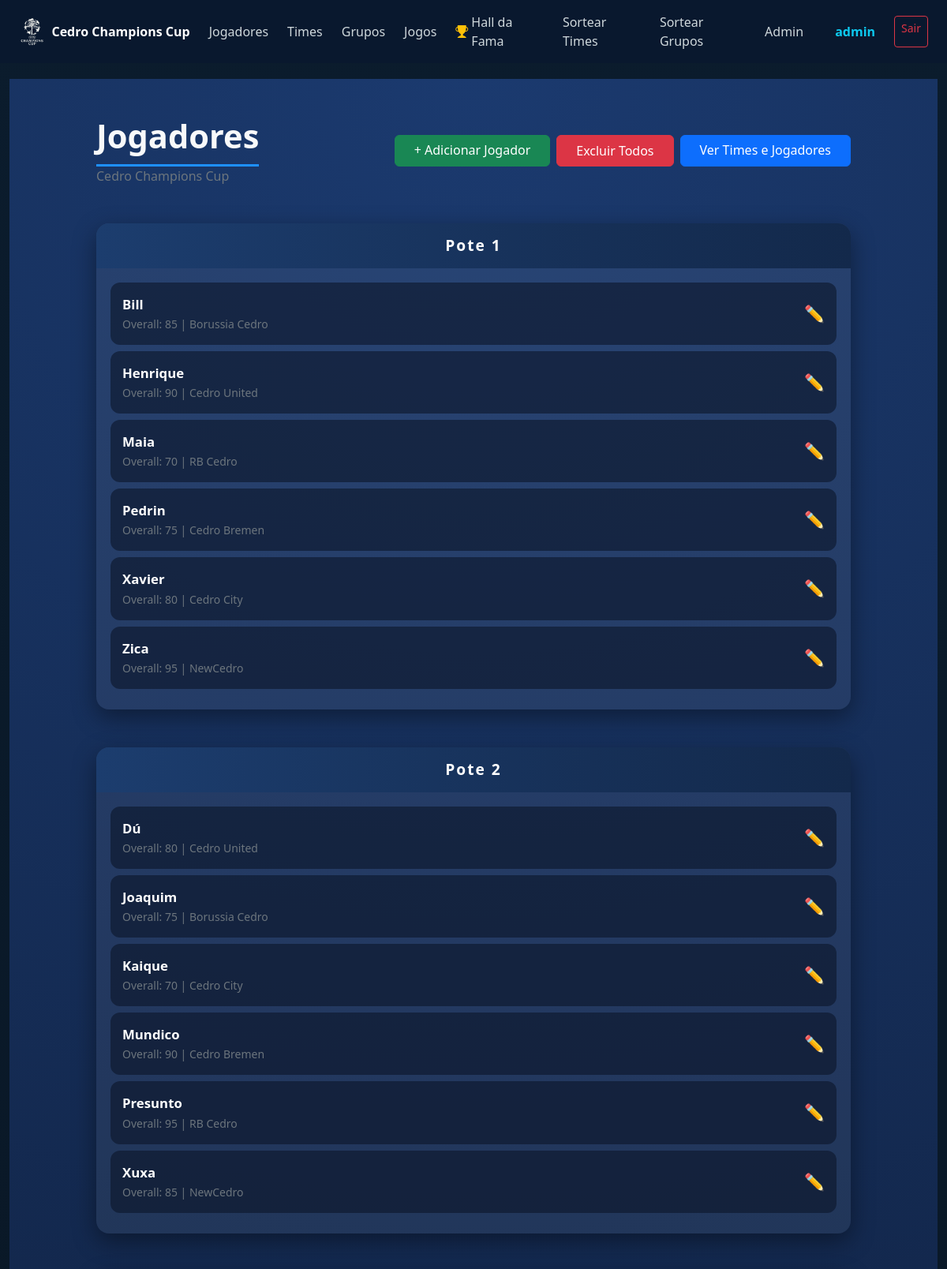
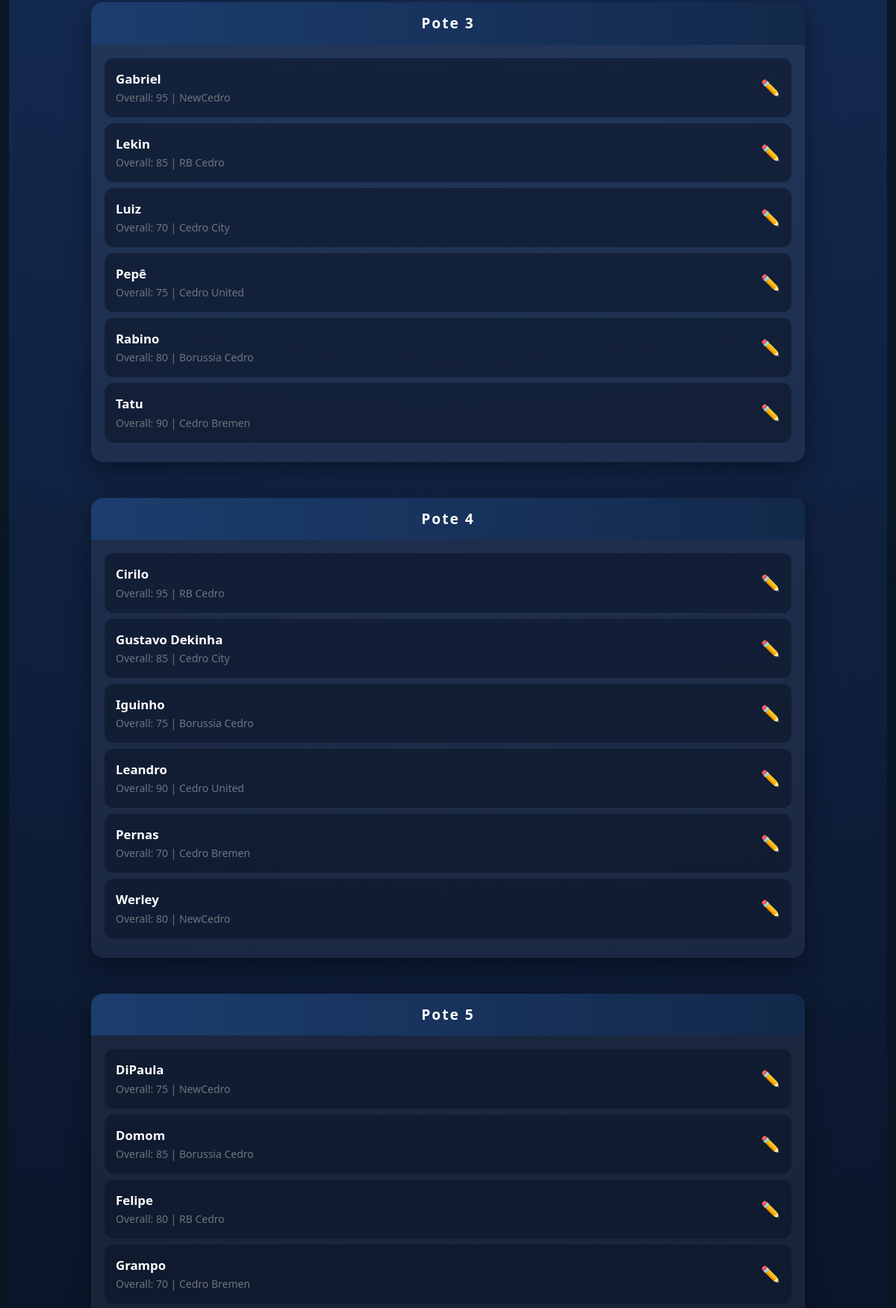
The page /jogadores/ (signed in, upper part) on the database its author committed (2 pictures, top to bottom).
### SortApp/models.py (models this page shows, shortened)
class Jogador(models.Model):
    nome = models.CharField(max_length=100)
    classificacao = models.PositiveIntegerField()
    overall = models.PositiveIntegerField()
    time = models.ForeignKey(Time, on_delete=models.SET_NULL,related_name='jogadores', null=True, blank=True)

class Time(models.Model):
    nome = models.CharField(max_length=100, unique=True)
    escudo = models.ImageField(upload_to='escudos/')
    grupo = models.CharField(max_length=10, null=True)

### SortApp/views.py (the view)
# urls.py: path('jogadores/', views.listar_jogadores, name='listar_jogadores'),
@login_required
def listar_jogadores(request):
    jogadores = (
        Jogador.objects
        .select_related('time')
        .order_by('classificacao', 'nome')
    )
    return render(request, 'listar_jogadores.html', {
        'jogadores': jogadores
    })

### SortApp/templates/listar_jogadores.html (shortened to what this page needs)
{% extends 'base.html' %}
{% load static %}
{% block content %}
<div class="container-fluid py-5 champions-bg">
    <div class="row justify-content-center mb-5">
        <div class="col-lg-10 d-flex flex-wrap justify-content-between align-items-center gap-3">
            <div>
                <h1 class="fw-bold text-light champions-title mb-0">
                    Jogadores
                </h1>
                <p class="text-secondary mb-0">Cedro Champions Cup</p>
            </div>
            <div class="d-flex gap-2 flex-wrap">
                {% if user.is_authenticated %}
                    <a href="{% url 'cadastrar_jogador' %}" class="btn btn-success px-4">
                        + Adicionar Jogador
                    </a>
                    <form method="post" action="{% url 'excluir_todos_jogadores' %}"
                        onsubmit="return confirm('Tem certeza que deseja excluir TODOS os jogadores?');">
                        <button type="submit" class="btn btn-danger px-4">
                            Excluir Todos
                        </button>
                    </form>
                {% endif %}
                <a href="{% url 'listar_times_completos' %}" class="btn btn-primary px-4">
                    Ver Times e Jogadores
                </a>
            </div>
        </div>
    </div>
    {% if jogadores %}
        {% regroup jogadores by classificacao as potes %}
        {% for pote in potes %}
        <div class="row justify-content-center mb-5">
            <div class="col-lg-10">
                <div class="champions-card h-100">
                    <div class="champions-card-header">
                        Pote {{ pote.grouper }}
                    </div>
                    <div class="champions-card-body">
                        {% for j in pote.list %}
                        <div class="player-row d-flex justify-content-between align-items-center">
                            <div>
                                <strong class="player-name">{{ j.nome }}</strong><br>
                                <small class="text-secondary">
                                    Overall: {{ j.overall }} |
                                    {% if j.time %}
                                        {{ j.time.nome }}
                                    {% else %}
                                        Sem time
                                    {% endif %}
                                </small>
                            </div>
                            {% if user.is_authenticated %}
                                <a href="{% url 'editar_jogador' j.id %}" class="edit-icon">
                                    ✏️
                                </a>
                            {% endif %}
                        </div>
                        {% endfor %}
                    </div>
                </div>
            </div>
        </div>
        {% endfor %}
    {% else %}
        <div class="alert alert-warning text-center col-lg-6 mx-auto">
            Não há jogadores cadastrados.
        </div>
    {% endif %}
</div>
{% endblock %}

### SortApp/templates/base.html (shortened to what this page needs)
{% load static %}
<!DOCTYPE html>
<html lang="pt-br">
<head>
    <link href="https://cdn.jsdelivr.net/npm/bootstrap@5.3.2/dist/css/bootstrap.min.css" rel="stylesheet">
    <link href="https://cdn.jsdelivr.net/npm/bootstrap-icons/font/bootstrap-icons.css" rel="stylesheet">
</head>
<body>
{% if request.resolver_match.url_name != 'login' %}
<nav id="navbar" class="navbar navbar-expand-lg navbar-dark fixed-top navbar-champions">
    <div class="container-fluid px-4">
        <a class="navbar-brand d-flex align-items-center gap-2" href="{% url 'dashboard' %}">
            <img src="{% static 'logoCCC.png' %}" height="36">
            <strong>Cedro Champions Cup</strong>
        </a>
        <div class="collapse navbar-collapse" id="menu">
            <ul class="navbar-nav ms-auto align-items-center gap-2">
                {% if user.is_authenticated %}
                <li class="nav-item">
                    <a class="nav-link" href="{% url 'listar_jogadores' %}">Jogadores</a>
                </li>
                {% endif %}
                <li class="nav-item">
                    <a class="nav-link" href="{% url 'listar_times' %}">Times</a>
                </li>
                <li class="nav-item">
                    <a class="nav-link" href="{% url 'listar_grupos' %}">Grupos</a>
                </li>
                <li class="nav-item">
                    <a class="nav-link" href="{% url 'listar_jogos' %}">Jogos</a>
                </li>
                <li class="nav-item">
                    <a class="nav-link" href="{% url 'hall_da_fama' %}">
                        <i class="bi bi-trophy-fill text-warning me-1"></i>
                        Hall da Fama
                    </a>
                </li>
                {% if user.is_authenticated %}
                <li class="nav-item">
                    <a class="nav-link" href="{% url 'sortear_times' %}">Sortear Times</a>
                </li>
                <li class="nav-item">
                    <a class="nav-link" href="{% url 'sortear_grupos' %}">Sortear Grupos</a>
                </li>
                {% endif %}
                {% if user.is_staff %}
                <li class="nav-item">
                    <a class="nav-link" href="/admin/">Admin</a>
                </li>
                {% endif %}
                {% if user.is_authenticated %}
                <li class="nav-item ms-3">
                    <span class="nav-link text-info fw-bold">
                        {{ user.username }}
                    </span>
                </li>
                <li class="nav-item">
                    <a class="btn btn-outline-danger btn-sm ms-2" href="{% url 'logout' %}">
                        Sair
                    </a>
                </li>
                {% else %}
                <li class="nav-item">
                    <a class="btn btn-outline-light btn-sm ms-2" href="{% url 'login' %}">
                        Entrar
                    </a>
                </li>
                {% endif %}
            </ul>
        </div>
    </div>
</nav>
{% endif %}
<main class="container-fluid {% if request.resolver_match.url_name == 'login' %}no-navbar{% endif %}">
    {% block content %}{% endblock %}
</main>
</body>
</html>

### SortApp/templates/base.html (style rules this page uses)
html, body { height: 100%; }
body { display: flex; flex-direction: column; min-height: 100vh; margin: 0; background: linear-gradient(180deg, #0b1c2d, #07111c); color: #ffffff; }
main { flex: 1; padding-top: 100px; }
.navbar-champions { background: rgba(10, 25, 47, 0.95); backdrop-filter: blur(6px); transition: top 0.3s ease-in-out; z-index: 1000; }
.navbar .nav-link { color: #cfd8dc; font-weight: 500; }
.navbar-brand { display: flex; align-items: center; font-size: 1rem; }
.navbar-brand img { height: 36px; width: auto; max-width: 180px; object-fit: contain; flex-shrink: 0; }
.navbar-champions .navbar-nav { align-items: center; }
.navbar-champions .nav-link { display: flex; align-items: center; }
* { box-sizing: border-box; }
html { width: 100%; overflow-x: clip; }
body { width: 100%; overflow-x: clip; }
img { max-width: 100%; height: auto; }
.btn { min-height: 40px; }

### SortApp/templates/listar_jogadores.html (style rules this page uses)
.champions-bg { min-height: 100vh; background: radial-gradient(circle at top, #1b3a6f, #0a1428 70%); }
.champions-title { font-size: 2.6rem; border-bottom: 3px solid #1e90ff; display: inline-block; padding-bottom: 10px; }
.champions-card { background: rgba(255, 255, 255, 0.06); border-radius: 16px; box-shadow: 0 10px 30px rgba(0,0,0,0.4); overflow: hidden; transition: transform 0.25s ease, box-shadow 0.25s ease; }
.champions-card-header { background: linear-gradient(to right, #1c3d6e, #13294b); color: #fff; text-align: center; font-weight: bold; letter-spacing: 2px; padding: 14px; font-size: 1.2rem; }
.champions-card-body { padding: 18px; }
.player-row { padding: 14px; border-radius: 12px; margin-bottom: 8px; transition: all 0.25s ease; background: rgba(10, 20, 40, 0.6); border: 1px solid transparent; }
.player-name { color: #ffffff; font-size: 1.05rem; }
.edit-icon { color: #1e90ff; font-size: 1.3rem; text-decoration: none; }

### rows shown on the page
Jogador: nome "Bill", overall "85", time.nome "Borussia Cedro"
Jogador: nome "Henrique", overall "90", time.nome "Cedro United"
Jogador: nome "Maia", overall "70", time.nome "RB Cedro"
Jogador: nome "Pedrin", overall "75", time.nome "Cedro Bremen"
Jogador: nome "Xavier", overall "80", time.nome "Cedro City"
Jogador: nome "Zica", overall "95", time.nome "NewCedro"
Jogador: nome "Dú", overall "80", time.nome "Cedro United"
Jogador: nome "Joaquim", overall "75", time.nome "Borussia Cedro"
Jogador: nome "Kaique", overall "70", time.nome "Cedro City"
Jogador: nome "Mundico", overall "90", time.nome "Cedro Bremen"
Jogador: nome "Presunto", overall "95", time.nome "RB Cedro"
Jogador: nome "Xuxa", overall "85", time.nome "NewCedro"
Jogador: nome "Gabriel", overall "95", time.nome "NewCedro"
Jogador: nome "Lekin", overall "85", time.nome "RB Cedro"
Jogador: nome "Luiz", overall "70", time.nome "Cedro City"
Jogador: nome "Pepê", overall "75", time.nome "Cedro United"
Jogador: nome "Rabino", overall "80", time.nome "Borussia Cedro"
Jogador: nome "Tatu", overall "90", time.nome "Cedro Bremen"
Jogador: nome "Cirilo", overall "95", time.nome "RB Cedro"
Jogador: nome "Gustavo Dekinha", overall "85", time.nome "Cedro City"
Jogador: nome "Iguinho", overall "75", time.nome "Borussia Cedro"
Jogador: nome "Leandro", overall "90", time.nome "Cedro United"
Jogador: nome "Pernas", overall "70", time.nome "Cedro Bremen"
Jogador: nome "Werley", overall "80", time.nome "NewCedro"
Jogador: nome "DiPaula", overall "75", time.nome "NewCedro"
Jogador: nome "Domom", overall "85", time.nome "Borussia Cedro"
Jogador: nome "Felipe", overall "80", time.nome "RB Cedro"
Jogador: nome "Grampo", overall "70", time.nome "Cedro Bremen"

### other values the page prints
{{ user.username }} "admin"
{{ pote.grouper }} "1" "2" "3" "4" "5"
